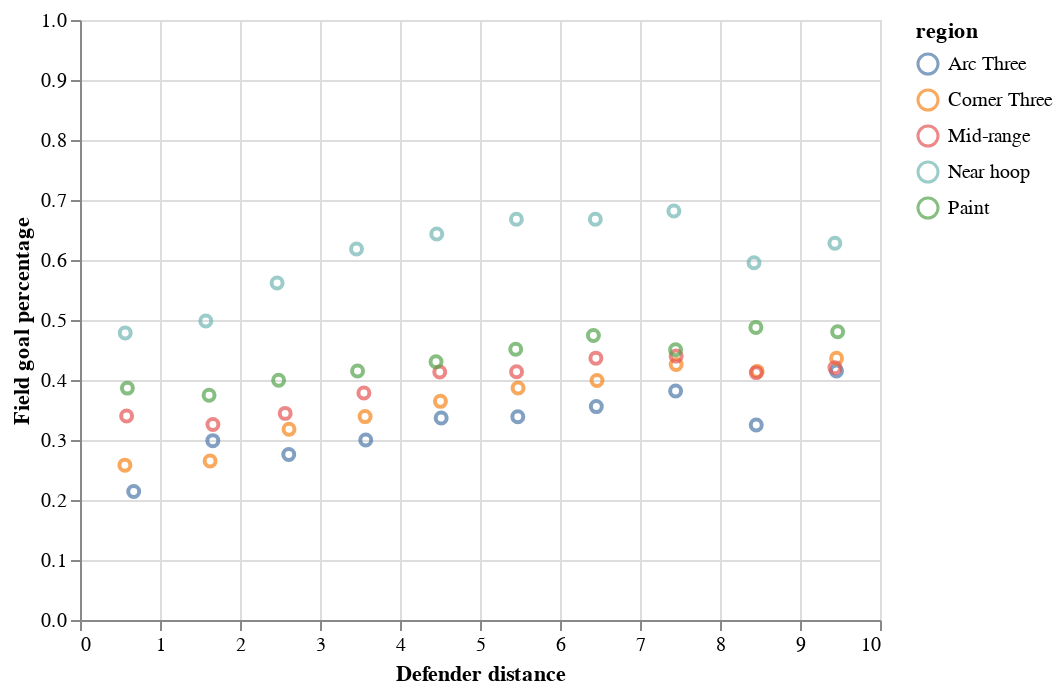

The notebook cell saved with this chart:
### Markdown cell above
## Visualization by Two Variables
Now we create a plot for the newly created variable, `bball_percentages_by_region`. Notice that currently there are two indices for '`bball_percentages_by_region`', as it is created using the `groupby` operation with respect to two variables. 

We can convert '`region`' back to a column by `.reset_index(level = 'region')`, and then plotting it. This should be very similar to our previous visualization where the x-axis is the defender distances and the y-axis is the probability estimates; new here is the color, which encodes the region from which the shot is made. 


<!--
BEGIN QUESTION
name: q4
manual: true
points: 5
gradescope: show
-->
<!-- EXPORT TO PDF -->

### Code cell
bball_percentages_by_region = bball_percentages_by_region.reset_index(level = 'region')
alt.Chart(bball_percentages_by_region).mark_point().encode(
    y = alt.Y("made_shot", axis = alt.Axis(title = "Field goal percentage"),
              scale=alt.Scale(domain=(0,1))),
    x = alt.X("defender_distance", axis=alt.Axis(title = "Defender distance")),
    color = alt.Color('region')
)

### Figure 1 — Vega-Lite specification as saved in the notebook (floating-point values rounded to 4 significant figures)
{"config": {"view": {"continuousWidth": 400, "continuousHeight": 300}}, "data": {"name": "data-c42f5389084bc561a995e6d546a43345"}, "mark": "point", "encoding": {"color": {"type": "nominal", "field": "region"}, "x": {"type": "quantitative", "axis": {"title": "Defender distance"}, "field": "defender_distance"}, "y": {"type": "quantitative", "axis": {"title": "Field goal percentage"}, "field": "made_shot", "scale": {"domain": [0, 1]}}}, "$schema": "https://vega.github.io/schema/vega-lite/v4.8.1.json", "datasets": {"data-c42f5389084bc561a995e6d546a43345": [{"region": "Arc Three", "made_shot": 0.2143, "defender_distance": 0.6713}, {"region": "Corner Three", "made_shot": 0.2581, "defender_distance": 0.5611}, {"region": "Mid-range", "made_shot": 0.34, "defender_distance": 0.5826}, {"region": "Near hoop", "made_shot": 0.4785, "defender_distance": 0.5652}, {"region": "Paint", "made_shot": 0.3865, "defender_distance": 0.5925}, {"region": "Arc Three", "made_shot": 0.2989, "defender_distance": 1.66}, {"region": "Corner Three", "made_shot": 0.265, "defender_distance": 1.626}, {"region": "Mid-range", "made_shot": 0.3258, "defender_distance": 1.662}, {"region": "Near hoop", "made_shot": 0.4985, "defender_distance": 1.572}, {"region": "Paint", "made_shot": 0.3746, "defender_distance": 1.614}, {"region": "Arc Three", "made_shot": 0.2757, "defender_distance": 2.609}, {"region": "Corner Three", "made_shot": 0.318, "defender_distance": 2.613}, {"region": "Mid-range", "made_shot": 0.3444, "defender_distance": 2.565}, {"region": "Near hoop", "made_shot": 0.5616, "defender_distance": 2.464}, {"region": "Paint", "made_shot": 0.3997, "defender_distance": 2.483}, {"region": "Arc Three", "made_shot": 0.3001, "defender_distance": 3.572}, {"region": "Corner Three", "made_shot": 0.339, "defender_distance": 3.563}, {"region": "Mid-range", "made_shot": 0.3784, "defender_distance": 3.549}, {"region": "Near hoop", "made_shot": 0.6182, "defender_distance": 3.456}, {"region": "Paint", "made_shot": 0.4149, "defender_distance": 3.47}, {"region": "Arc Three", "made_shot": 0.3367, "defender_distance": 4.515}, {"region": "Corner Three", "made_shot": 0.3644, "defender_distance": 4.506}, {"region": "Mid-range", "made_shot": 0.4132, "defender_distance": 4.497}, {"region": "Near hoop", "made_shot": 0.6434, "defender_distance": 4.459}, {"region": "Paint", "made_shot": 0.4303, "defender_distance": 4.451}, {"region": "Arc Three", "made_shot": 0.3388, "defender_distance": 5.473}, {"region": "Corner Three", "made_shot": 0.3866, "defender_distance": 5.476}, {"region": "Mid-range", "made_shot": 0.4138, "defender_distance": 5.457}, {"region": "Near hoop", "made_shot": 0.668, "defender_distance": 5.455}, {"region": "Paint", "made_shot": 0.4512, "defender_distance": 5.446}, {"region": "Arc Three", "made_shot": 0.3557, "defender_distance": 6.454}, {"region": "Corner Three", "made_shot": 0.3992, "defender_distance": 6.463}, {"region": "Mid-range", "made_shot": 0.4364, "defender_distance": 6.449}, {"region": "Near hoop", "made_shot": 0.668, "defender_distance": 6.442}, {"region": "Paint", "made_shot": 0.4742, "defender_distance": 6.418}, {"region": "Arc Three", "made_shot": 0.3816, "defender_distance": 7.445}, {"region": "Corner Three", "made_shot": 0.4258, "defender_distance": 7.452}, {"region": "Mid-range", "made_shot": 0.4398, "defender_distance": 7.452}, {"region": "Near hoop", "made_shot": 0.6816, "defender_distance": 7.423}, {"region": "Paint", "made_shot": 0.4503, "defender_distance": 7.445}, {"region": "Arc Three", "made_shot": 0.325, "defender_distance": 8.453}, {"region": "Corner Three", "made_shot": 0.4144, "defender_distance": 8.465}, {"region": "Mid-range", "made_shot": 0.4123, "defender_distance": 8.452}, {"region": "Near hoop", "made_shot": 0.5954, "defender_distance": 8.425}, {"region": "Paint", "made_shot": 0.4877, "defender_distance": 8.448}, {"region": "Arc Three", "made_shot": 0.4151, "defender_distance": 9.456}, {"region": "Corner Three", "made_shot": 0.4362, "defender_distance": 9.457}, {"region": "Mid-range", "made_shot": 0.4206, "defender_distance": 9.437}, {"region": "Near hoop", "made_shot": 0.6279, "defender_distance": 9.436}, {"region": "Paint", "made_shot": 0.4805, "defender_distance": 9.471}]}}
